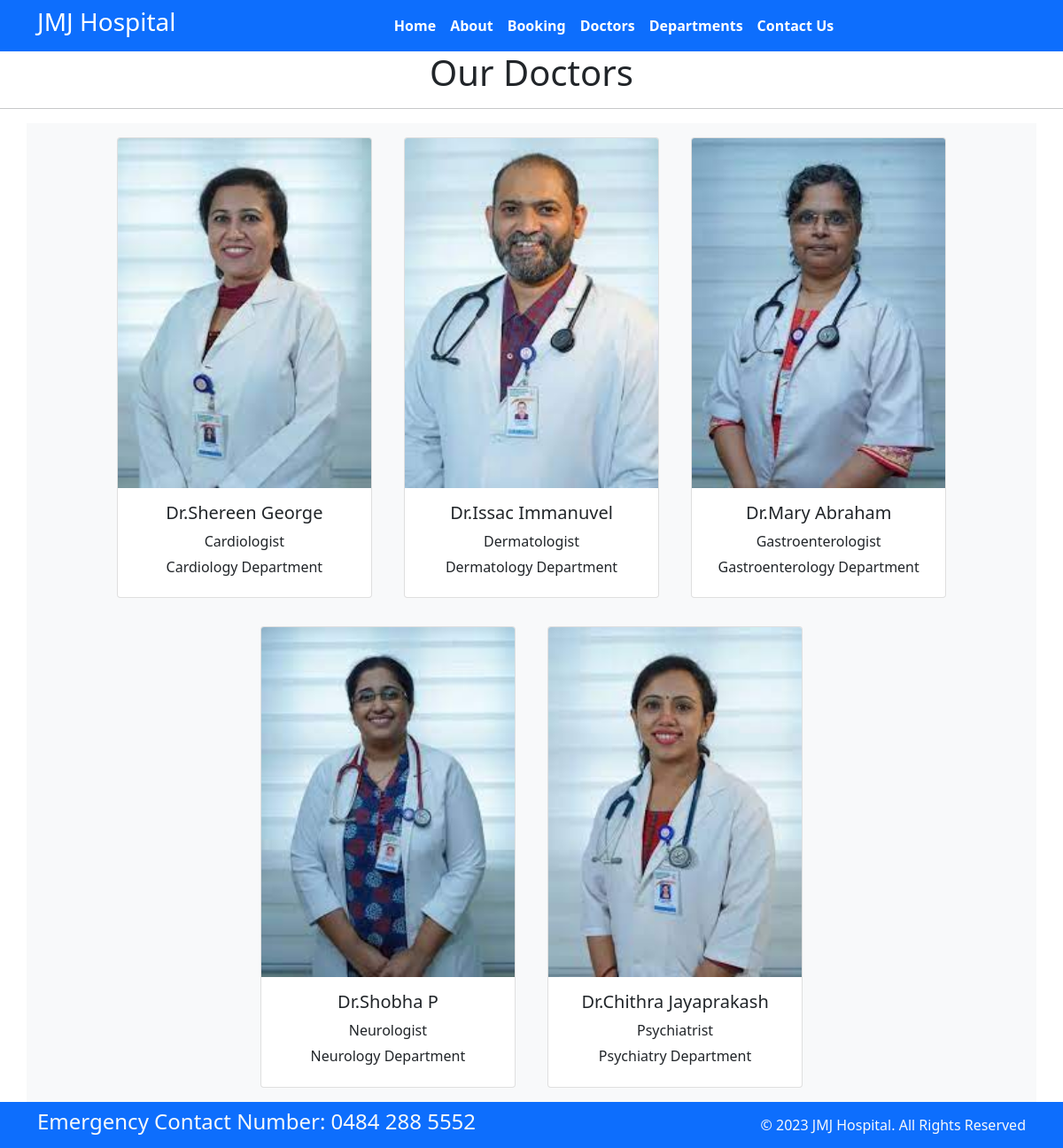
Page /doctors on the committed database.
### home/models.py (models this page shows, shortened)
class Doctors(models.Model):
    doc_name = models.CharField(max_length=255)
    doc_spec = models.CharField(max_length=255)
    dep_name = models.ForeignKey(Departments,on_delete=models.CASCADE)
    doc_image = models.ImageField(upload_to='doctors')

class Departments(models.Model):
    dep_name = models.CharField(max_length=100)
    dep_description = models.TextField()
    def __str__(self):
        return self.dep_name

### home/views.py (the view)
# urls.py: path('doctors', views.doctors,name='doctors'),
def doctors(request):
    dict_docs = {
      'doctors': Doctors.objects.all()
    }
    return render(request,'doctors.html', dict_docs)

### templates/doctors.html (shortened to what this page needs)
{% extends 'base.html' %}
{% block content %}
<h1 class="text-center">Our Doctors</h1>
<hr>
<div class="container text-center bg-light" >
   {% for d in doctors %}
    <div class="card text-center mx-3 my-3" style="width: 18rem; display:inline-block">
  <img src="{{d.doc_image.url}}" class="card-img-top" alt="...">
  <div class="card-body">
    <h5 class="card-title">Dr.{{d.doc_name}}</h5>
    <p class="card-title">{{d.doc_spec}}</p>
   <h6>{{d.dep_name}} Department</h6>
  </div>
   </div>
{% endfor %}
</div>
{% endblock %}

### templates/base.html (shortened to what this page needs)
<!DOCTYPE html>
<html>
{% load static %}
  <head>
    <link rel="stylesheet" href="{% static 'css/style.css' %}">
    <link rel="stylesheet"
      href=" https://cdn.jsdelivr.net/npm/bootstrap@5.1.3/dist/css/bootstrap.min.css ">
    <link rel="stylesheet"
      href="https://use.fontawesome.com/releases/v5.2.0/css/all.css">
  </head>
  <body>
    <nav class="navbar bg-primary navbar-expand-md ">
      <div class="container">
        <div class="col-2 text-left pl-md-0">
          <h3 class="text-white">JMJ Hospital </h3>
        </div>
        <div
          class="collapse navbar-collapse justify-content-center col-md-8 navbar-collapse-3">
          <ul class="navbar-nav justify-content-center  fw-bold">
            <li class="nav-item active">
              <a class="nav-link text-white" href="{% url 'home' %}">Home </a>
            </li>
            <li class="nav-item">
              <a class="nav-link text-white" href="{% url 'about' %}">About</a>
            </li>
            <li class="nav-item">
              <a class="nav-link text-white" href="{% url 'booking' %}">Booking</a>
            </li>
            <li class="nav-item">
              <a class="nav-link text-white" href="{% url 'doctors' %}">Doctors</a>
            </li>
			 <li class="nav-item">
              <a class="nav-link text-white" href="{% url 'department' %}">Departments</a>
            </li>
            <li class="nav-item">
              <a class="nav-link text-white" href="{% url 'contact' %}">Contact Us</a>
            </li>
          </ul>
        </div>
      </div>
    </nav>
    {% block content %} {% endblock %}
    <section class="">
      <footer class="pt-2 pb-2  bg-primary text-light">
        <div class="container">
          <div class="row align-items-center">
            <div class="col-12 col-md-8">
              <h4>Emergency Contact Number: 0484 288 5552</h4>
            </div>
            <div class="col-12 col-md-4 mt-4 mt-md-0 text-center text-md-end">
              © 2023 JMJ Hospital. All Rights Reserved
            </div>
          </div>
        </div>
      </footer>
    </section>
  </body>
</html>

### rows in the picture
Doctors: doc_image (picture), doc_name "Shereen George", doc_spec "Cardiologist", dep_name "Cardiology"
Doctors: doc_image (picture), doc_name "Issac Immanuvel", doc_spec "Dermatologist", dep_name "Dermatology"
Doctors: doc_image (picture), doc_name "Mary Abraham", doc_spec "Gastroenterologist", dep_name "Gastroenterology"
Doctors: doc_image (picture), doc_name "Shobha P", doc_spec "Neurologist", dep_name "Neurology"
Doctors: doc_image (picture), doc_name "Chithra Jayaprakash", doc_spec "Psychiatrist", dep_name "Psychiatry"
